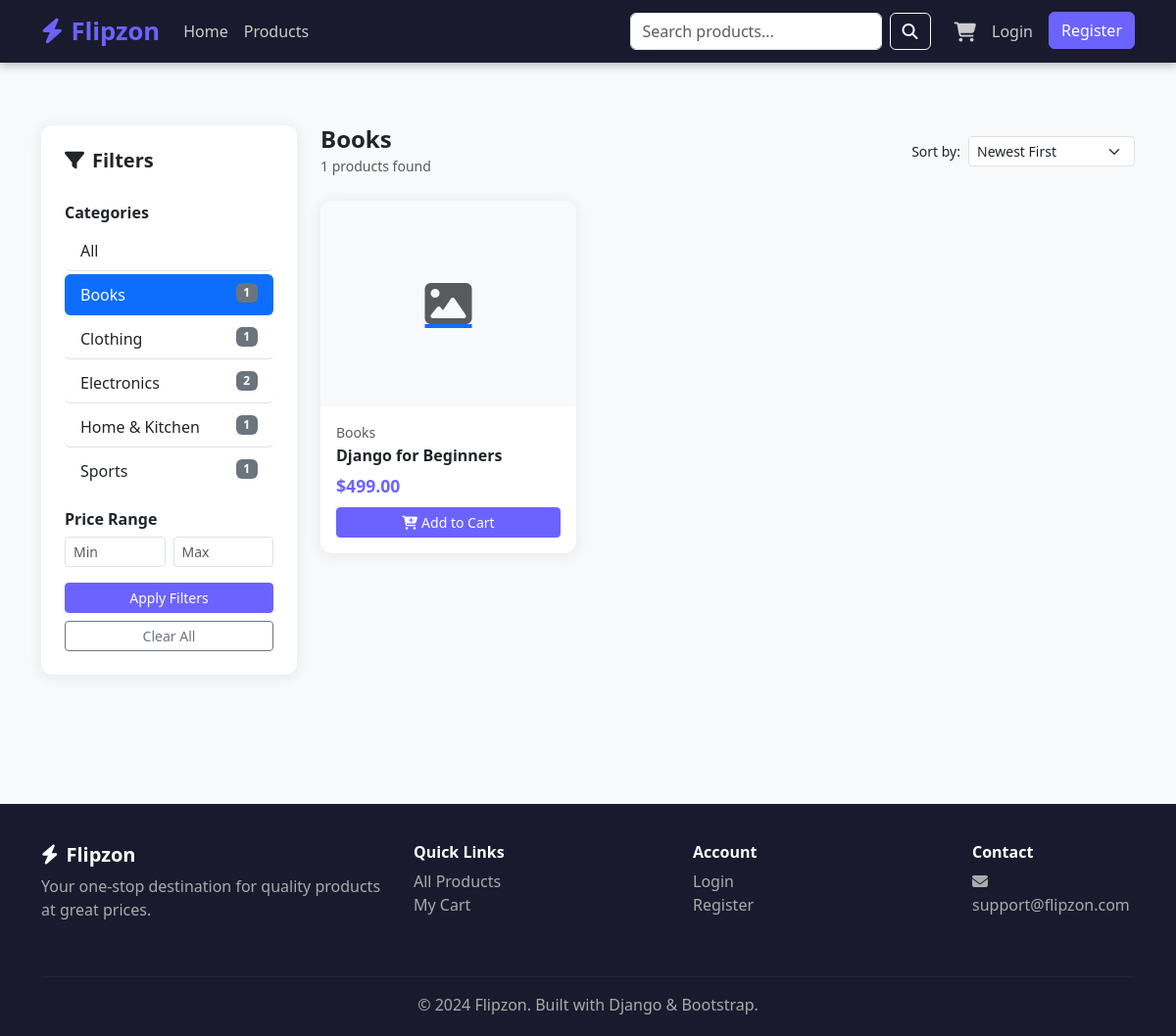
Page /products/?category=books on the committed database.
### store/models.py (models this page shows, shortened)
class Category(models.Model):
    name = models.CharField(max_length=200)
    slug = models.SlugField(unique=True, blank=True)
    description = models.TextField(blank=True)
    class Meta:
        verbose_name_plural = 'Categories'
        ordering = ['name']

class Product(models.Model):
    category = models.ForeignKey(Category, on_delete=models.CASCADE, related_name='products')
    name = models.CharField(max_length=200)
    slug = models.SlugField(unique=True, blank=True)
    description = models.TextField()
    price = models.DecimalField(max_digits=10, decimal_places=2)
    discount_price = models.DecimalField(max_digits=10, decimal_places=2, blank=True, null=True)
    image = models.ImageField(upload_to='products/', blank=True, null=True)
    stock = models.PositiveIntegerField(default=0)
    available = models.BooleanField(default=True)
    featured = models.BooleanField(default=False)
    created_at = models.DateTimeField(auto_now_add=True)
    class Meta:
        ordering = ['-created_at']
    @property
    def final_price(self):
        return self.discount_price if self.discount_price else self.price
    @property
    def in_stock(self):
        return self.stock > 0

### store/views.py (the view)
# urls.py: path('products/', views.product_list, name='product_list'),
def product_list(request):
    products = Product.objects.filter(available=True)
    categories = Category.objects.all()
    category_slug = request.GET.get('category')
    search_query = request.GET.get('q', '')
    min_price = request.GET.get('min_price')
    max_price = request.GET.get('max_price')
    sort_by = request.GET.get('sort', '-created_at')
    selected_category = None
    if category_slug:
        selected_category = get_object_or_404(Category, slug=category_slug)
        products = products.filter(category=selected_category)
    if search_query:
        products = products.filter(
            Q(name__icontains=search_query) | Q(description__icontains=search_query)
        )
    if min_price:
        products = products.filter(price__gte=min_price)
    if max_price:
        products = products.filter(price__lte=max_price)
    sort_map = {
        'price_asc': 'price',
        'price_desc': '-price',
        'name': 'name',
        '-created_at': '-created_at'
    }
    products = products.order_by(sort_map.get(sort_by, '-created_at'))
    return render(request, 'store/product_list.html', {
        'products': products,
        'categories': categories,
        'selected_category': selected_category,
        'search_query': search_query,
        'sort_by': sort_by,
    })

### templates/store/product_list.html (shortened to what this page needs)
{% extends 'base.html' %}
{% block content %}
<div class="container py-5">
  <div class="row">
    <div class="col-md-3 mb-4">
      <div class="card p-4">
        <h5 class="fw-bold mb-3"><i class="fas fa-filter me-2"></i>Filters</h5>
        <form method="get">
          <h6 class="fw-semibold mt-3">Categories</h6>
          <div class="list-group list-group-flush mb-3">
            <a href="{% url 'store:product_list' %}{% if request.GET.q %}?q={{ request.GET.q }}{% endif %}"
               class="list-group-item list-group-item-action {% if not selected_category %}active{% endif %} py-2 rounded mb-1">
              All
            </a>
            {% for cat in categories %}
              <a href="{% url 'store:product_list' %}?category={{ cat.slug }}{% if request.GET.q %}&q={{ request.GET.q }}{% endif %}"
                 class="list-group-item list-group-item-action {% if selected_category and selected_category.slug == cat.slug %}active{% endif %} py-2 rounded mb-1">
                {{ cat.name }} <span class="badge bg-secondary float-end">{{ cat.products.count }}</span>
              </a>
            {% endfor %}
          </div>
          <h6 class="fw-semibold">Price Range</h6>
          <div class="row g-2 mb-3">
            <div class="col-6">
              <input type="number" class="form-control form-control-sm" name="min_price" placeholder="Min" value="{{ request.GET.min_price }}">
            </div>
            <div class="col-6">
              <input type="number" class="form-control form-control-sm" name="max_price" placeholder="Max" value="{{ request.GET.max_price }}">
            </div>
          </div>
          <button type="submit" class="btn btn-primary btn-sm w-100">Apply Filters</button>
          <a href="{% url 'store:product_list' %}" class="btn btn-outline-secondary btn-sm w-100 mt-2">Clear All</a>
        </form>
      </div>
    </div>
    <div class="col-md-9">
      <div class="d-flex justify-content-between align-items-center mb-4">
        <div>
          <h4 class="fw-bold mb-0">
            {% if selected_category %}
              {{ selected_category.name }}
            {% elif search_query %}
              Results for "{{ search_query }}"
            {% else %}
              All Products
            {% endif %}
          </h4>
          <small class="text-muted">{{ products|length }} products found</small>
        </div>
        <form method="get" class="d-flex align-items-center gap-2">
          <label class="mb-0 text-nowrap small">Sort by:</label>
          <select name="sort" class="form-select form-select-sm" style="width:170px;" onchange="this.form.submit()">
            <option value="-created_at" {% if sort_by == '-created_at' %}selected{% endif %}>Newest First</option>
          </select>
        </form>
      </div>
      {% if products %}
        <div class="row g-4">
          {% for p in products %}
            <div class="col-6 col-md-4">
              <div class="card h-100">
                <a href="{% url 'store:product_detail' p.slug %}">
                  {% if p.image %}
                    <img src="{{ p.image.url }}" class="product-img w-100" alt="{{ p.name }}">
                  {% else %}
                    <div class="product-img w-100 bg-light d-flex align-items-center justify-content-center">
                      <i class="fas fa-image fa-3x text-muted"></i>
                    </div>
                  {% endif %}
                </a>
                <div class="card-body d-flex flex-column">
                  <small class="text-muted">{{ p.category.name }}</small>
                  <h6 class="fw-bold mt-1">
                    <a href="{% url 'store:product_detail' p.slug %}" class="text-dark text-decoration-none">{{ p.name }}</a>
                  </h6>
                  <div class="d-flex align-items-center gap-2 mb-2">
                    <span class="price">${{ p.final_price|floatformat:2 }}</span>
                  </div>
                  <div class="mt-auto">
                    {% if p.in_stock %}
                      <form action="{% url 'cart:add' p.id %}" method="post">
                        <button class="btn btn-primary btn-sm w-100">
                          <i class="fas fa-cart-plus me-1"></i>Add to Cart
                        </button>
                      </form>
                    {% else %}
                      <button class="btn btn-secondary btn-sm w-100" disabled>Out of Stock</button>
                    {% endif %}
                  </div>
                </div>
              </div>
            </div>
          {% endfor %}
        </div>
      {% else %}
        <div class="text-center py-5">
          <i class="fas fa-search fa-4x text-muted mb-3"></i>
          <h5>No products found</h5>
          <a href="{% url 'store:product_list' %}" class="btn btn-primary mt-2">Clear Filters</a>
        </div>
      {% endif %}
    </div>
  </div>
</div>
{% endblock %}

### templates/base.html (style rules this page uses)
:root { --primary: #6c63ff; --secondary: #f5a623; --dark: #1a1a2e; }
body { font-family: 'Segoe UI', sans-serif; background: #f8f9fa; }
.btn-primary { background: var(--primary); border-color: var(--primary); }
.card { border: none; box-shadow: 0 2px 15px rgba(0,0,0,0.08); border-radius: 12px; transition: transform 0.2s, box-shadow 0.2s; }
.product-img { height: 210px; object-fit: cover; border-radius: 12px 12px 0 0; }
.price { color: var(--primary); font-weight: 700; font-size: 1.1rem; }

### rows in the picture
Category: name "Books", products.count "1"
Category: name "Clothing", products.count "1"
Category: name "Electronics", products.count "2"
Category: name "Home & Kitchen", products.count "1"
Category: name "Sports", products.count "1"
Product: category.name "Books", name "Django for Beginners", final_price "499.00", stock "Add to Cart"

### other values in the picture
{{ products|length }} "1"
